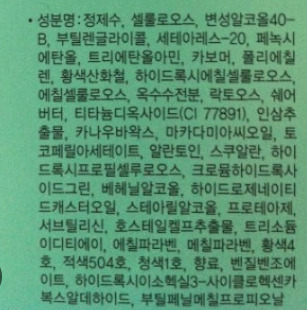
#> input picture test_skincare.jpg, 307 x 310 px
$ python -i ocr_server.py   (imports and definitions only)
#> lines starting #> are read from the running program, lines starting #| are printed output that depends on the picture; after the words box and inside, x2 and y2 are one past the last pixel; in counts of white or black regions, pixels touching at a corner belong together
# src/ocr_server.py
# OCR 전용 독립 서버 (포트 8001)
# winsdk는 이 서버에서만 실행됨
from __future__ import annotations
import json
import asyncio
import sys
from pathlib import Path
from http.server import HTTPServer, BaseHTTPRequestHandler
import cgi
import tempfile
import os

import winsdk.windows.security.cryptography as crypto
import winsdk.windows.storage.streams as streams
import winsdk.windows.media.ocr as ocr
import winsdk.windows.graphics.imaging as imaging
import winsdk.windows.globalization as globalization

# typo_map 보정 함수
# [46 lines left out: function correct_ingredients, not called in this run]

import cv2
import numpy as np

def preprocess_image(image_path: str) -> str:
    """
    OCR 전 이미지 전처리:
    1. 3배 확대 (작은 글씨 대응)
    2. 흑백 변환
    3. 대비 강화
    4. 이진화 (글씨 선명하게)
    """
#> called with image_path = '../test_skincare.jpg'
    img = cv2.imread(image_path)
#> img is the input picture: shape (310, 307, 3); mean B, G, R 116.2, 150.4, 91.1

    # 1. 3배 확대
    height, width = img.shape[:2]
#> height = 310; width = 307
    img = cv2.resize(img, (width * 3, height * 3), interpolation=cv2.INTER_CUBIC)
#> img: shape (930, 921, 3)

    # 2. 흑백 변환
    gray = cv2.cvtColor(img, cv2.COLOR_BGR2GRAY)
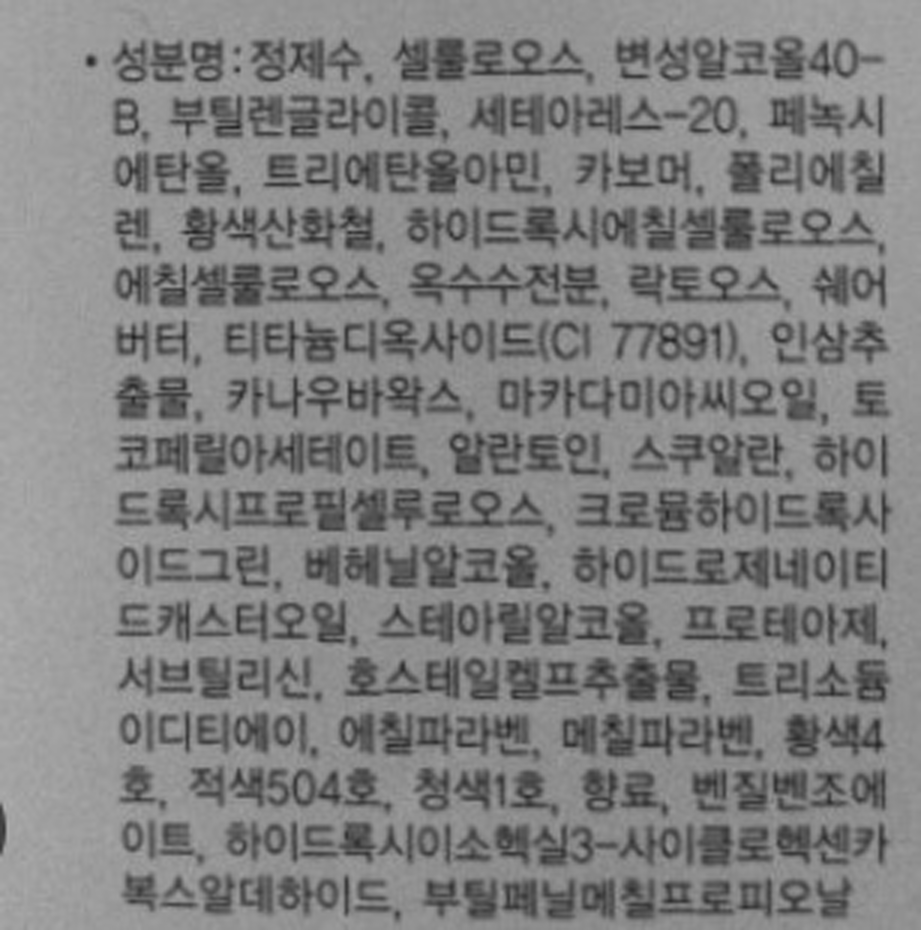
#> gray: shape (930, 921); min 31, max 176, mean 128.8

    # 3. 대비 강화 (CLAHE)
    clahe = cv2.createCLAHE(clipLimit=2.0, tileGridSize=(8, 8))
    enhanced = clahe.apply(gray)
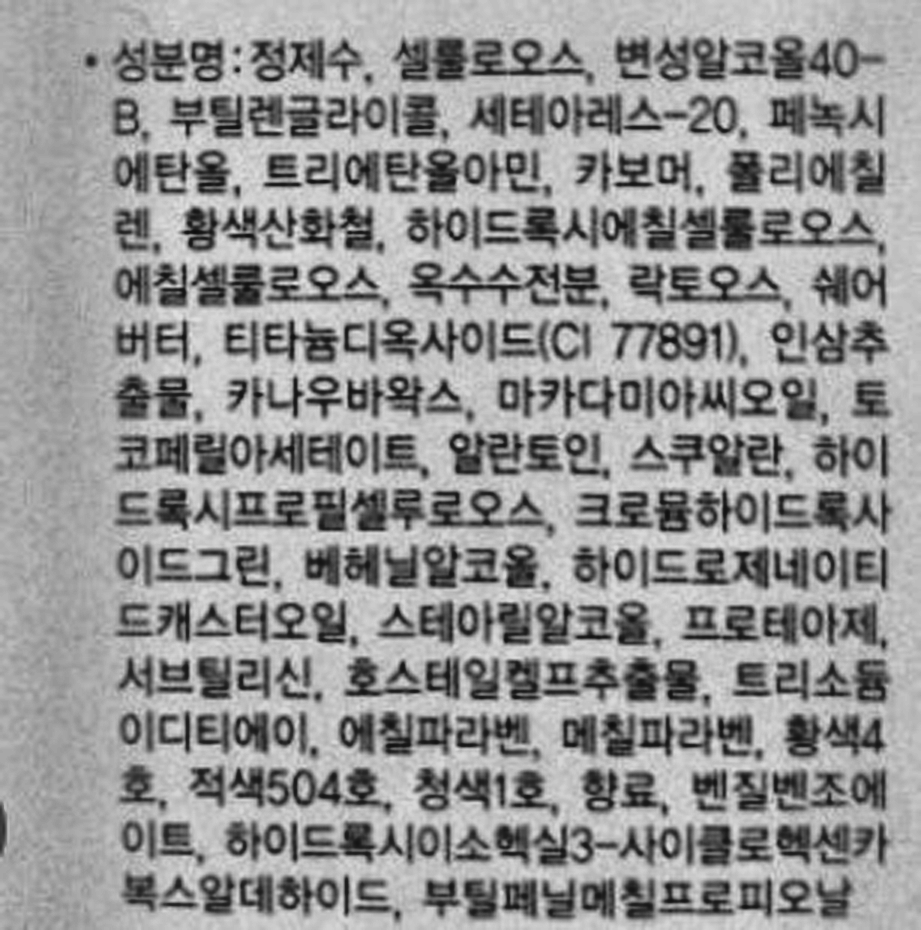
#> enhanced: shape (930, 921); min 13, max 225, mean 150.1

    # 4. 이진화 (글씨 선명하게)
    _, binary = cv2.threshold(enhanced, 0, 255, cv2.THRESH_BINARY + cv2.THRESH_OTSU)
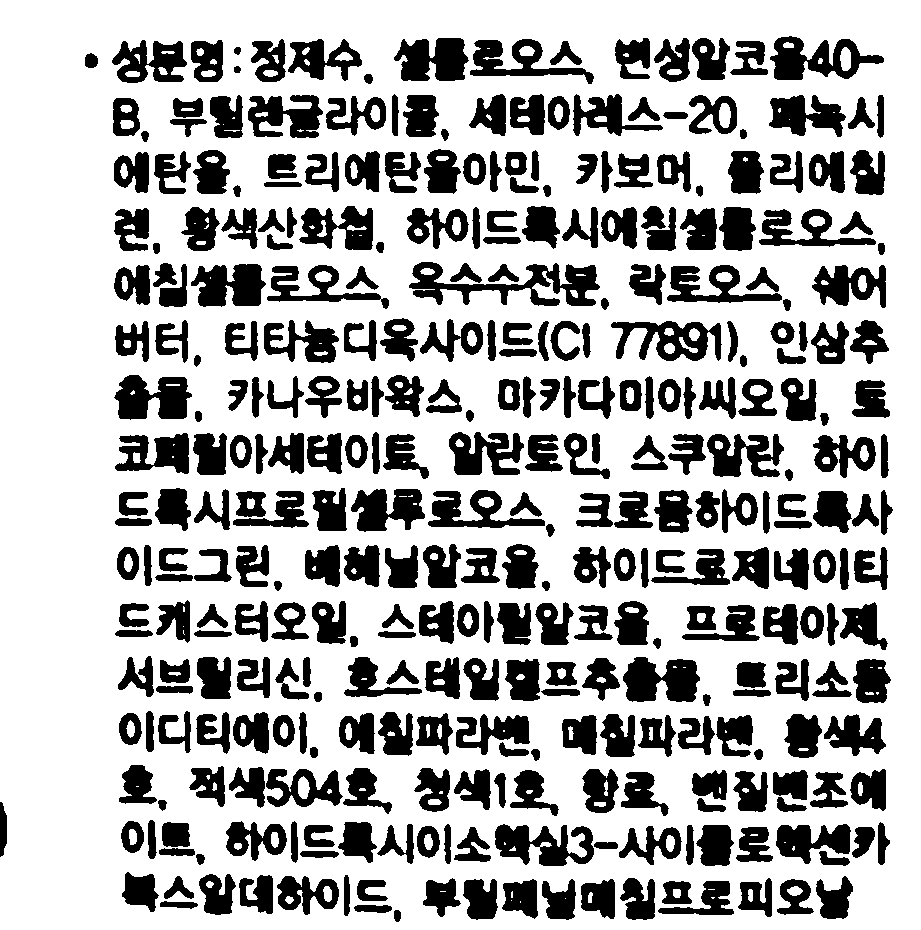
#> binary: shape (930, 921); 70.3% white; 347 black regions, largest, box (x1, y1, x2, y2) and area: (409, 262, 600, 306) 3472, (770, 36, 884, 80) 2518, (623, 657, 700, 702) 2509

    # 5. 전처리된 이미지 임시 저장
    processed_path = image_path.replace(".", "_processed.")
    cv2.imwrite(processed_path, binary)

    return processed_path
# [17 lines not run here, left out]

class OCRHandler(BaseHTTPRequestHandler):
    def log_message(self, format, *args):
        pass  # 로그 억제

    # [41 lines left out: function do_POST, not called in this run]

# [4 lines not run here, left out]

>>> result = preprocess_image('../test_skincare.jpg')
